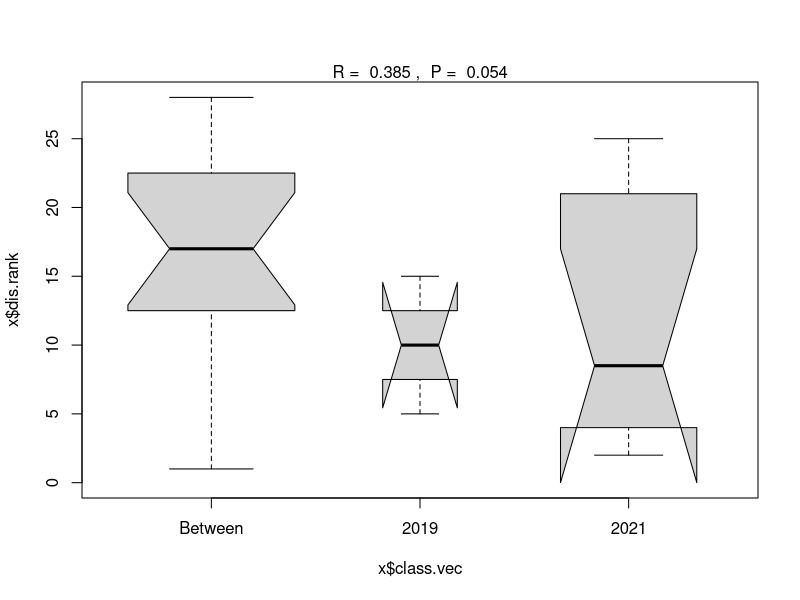
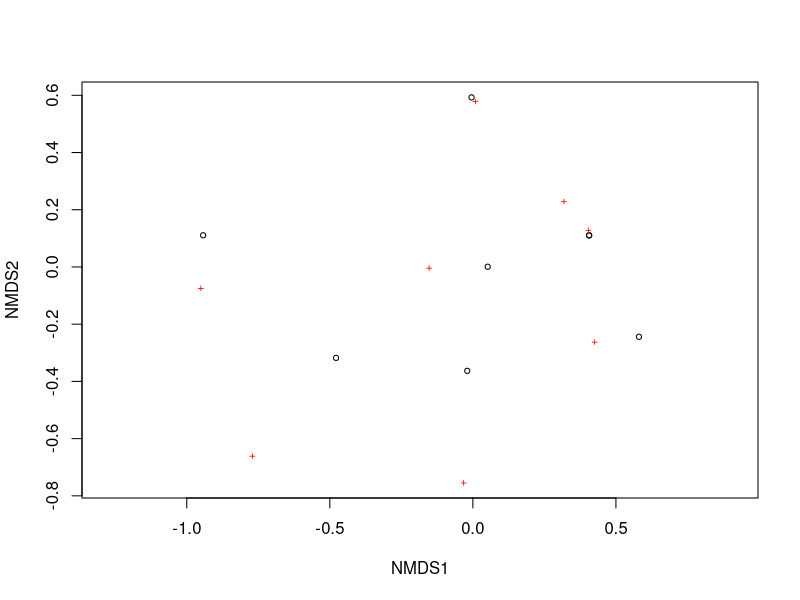
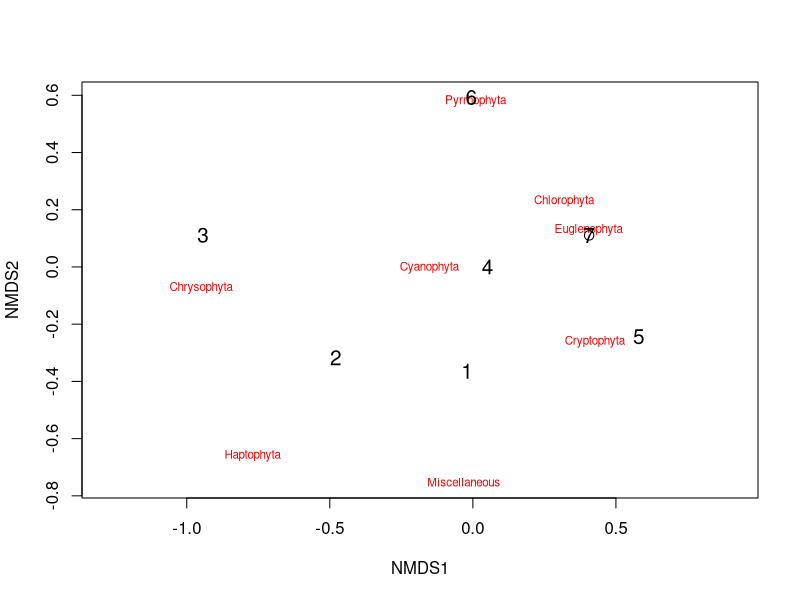
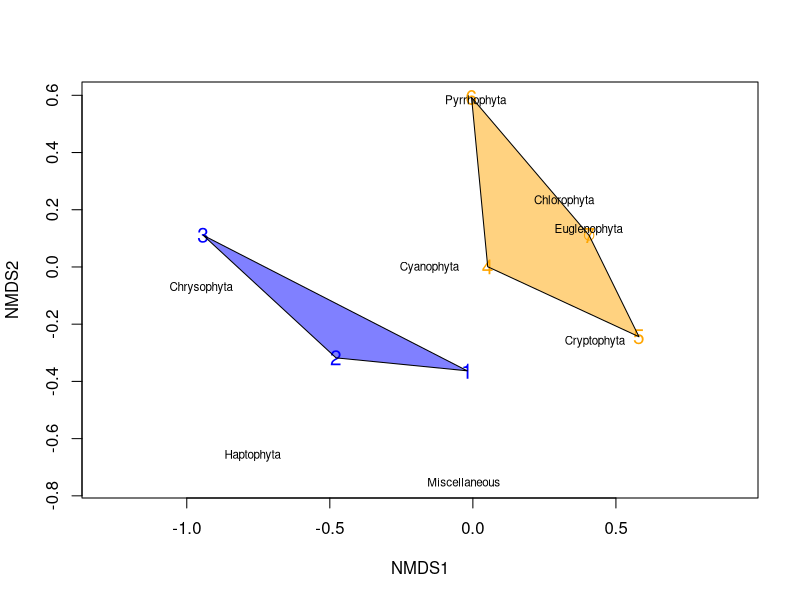
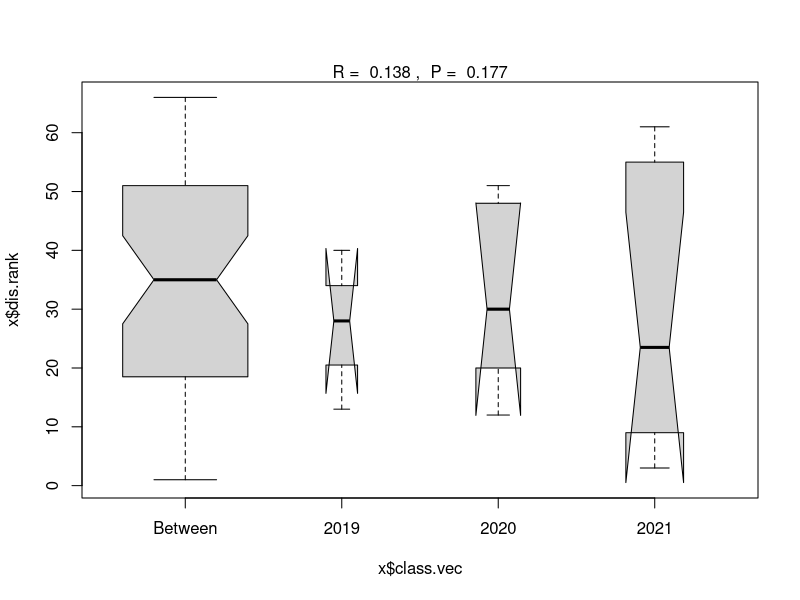
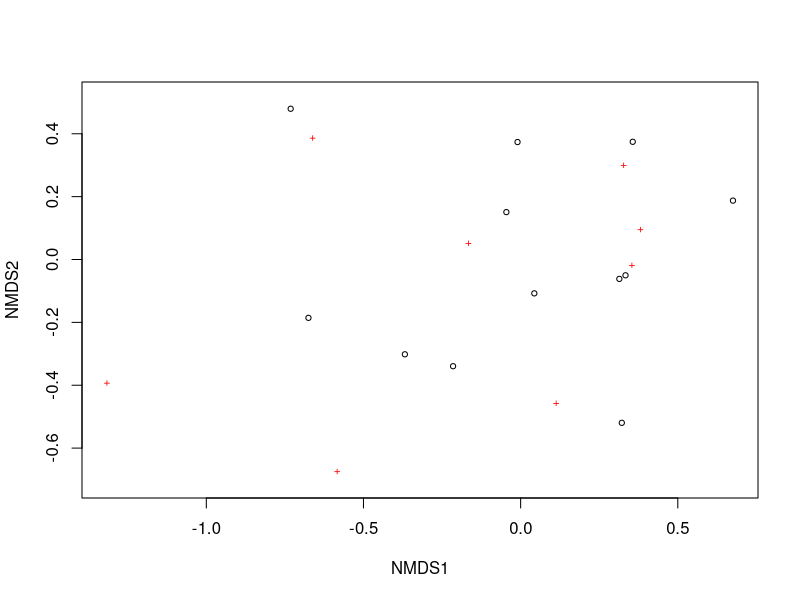
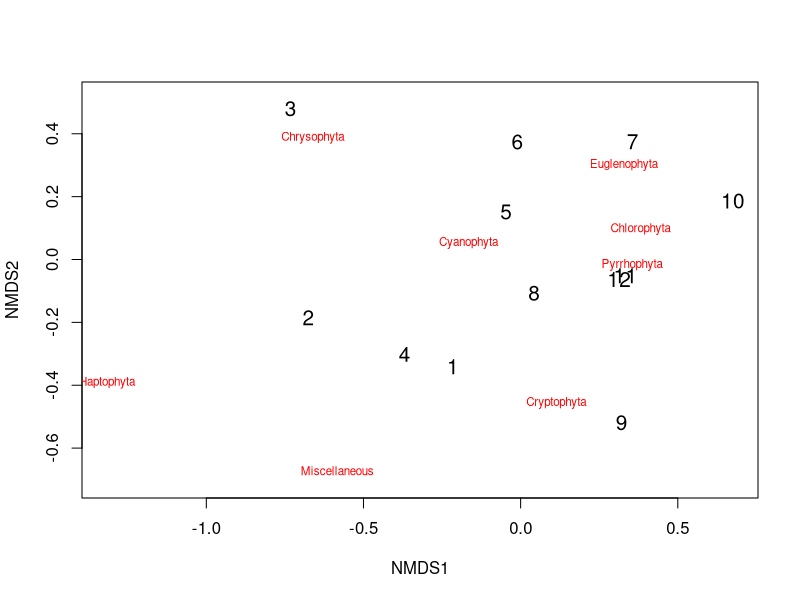
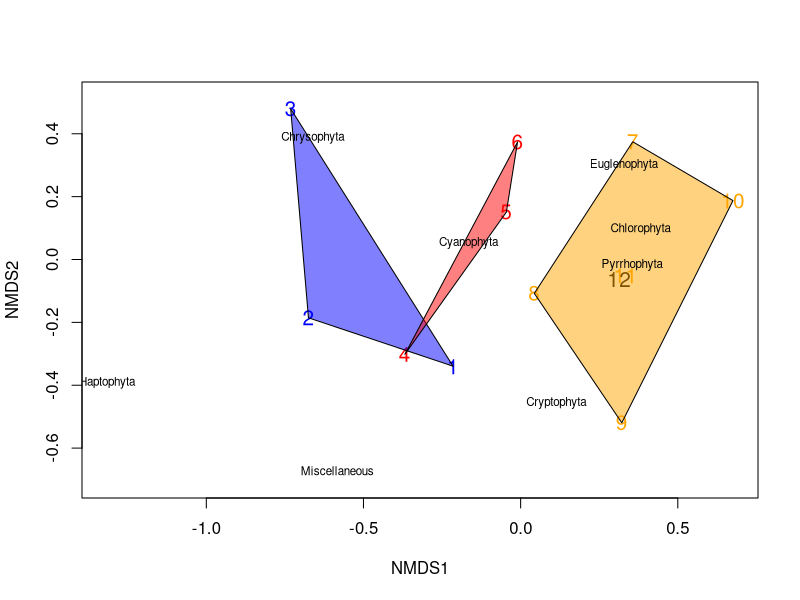

Write R code to recreate these figures, in order. (Note: this script raises an error after producing the figures.)
library(tidyverse)
library(dplyr)
library(lubridate)
library(vegan)

Phytos = read_csv("SSBdata/SSB_manipulation_phyto_ANOSIM.csv")
Phytos$sample_date <- as.Date(Phytos$sample_date, "%m/%d/%Y")
is.Date(Phytos$sample_date)
SSB <- Phytos %>%
  filter(month(Phytos$sample_date)  < 4  | month(Phytos$sample_date) >= 12 ) %>%
  filter(sample_id == "SSB")
SSB <- SSB[!(SSB$sample_date=="2019-03-09"),]

#ANOSIM at DIVISION level for manuscript revisions
#Only significant analysis immediately below)
#2019 vs. 2021 --> Different anosim using a dissimilarity matrix --> SIGNIFICANT pvalue = 0.048 ANOSIM R statistics = 0.3846
#####
#ANOSIM
SSB2 <- SSB %>%
  select(sample_date, division, taxa_count) %>%
  filter(sample_date < '2020-01-01' | sample_date > '2020-12-31') %>%
  group_by(sample_date, division) %>%
  summarise(taxa_count = sum(taxa_count)) %>%
  pivot_wider(names_from = division, values_from = taxa_count, values_fill = 0) %>%
  ungroup() %>% select(-sample_date)

#dataframe with grouping info (sample year and date) to be used in ANOSIM analysis
group.df2 <- SSB %>%
  select(year, sample_date) %>%
  distinct(year, sample_date, .keep_all = TRUE) %>%
  filter(sample_date < '2020-01-01' | sample_date > '2020-12-31') 

p.dist2 <- vegdist(SSB2)
p.ano2 <- with(group.df2, anosim(p.dist2, year))
summary(p.ano2)
plot(p.ano2)

#NMDS attempt overlapping polygons
nmds2 <- metaMDS(SSB2)
nmds2
plot(nmds2)
ordiplot(nmds2, type="n")
orditorp(nmds2,display="species",col="red",air=0.01)
orditorp(nmds2,display="sites",cex=1.25,air=0.01)

treat=c(rep("Reference Year",3), rep("Manipulation Year 2", 5))
colors=c(rep("blue",3), rep("orange",5))
ordiplot(nmds2,type="n")
orditorp(nmds2,display="sites",col=c(rep("blue",3),
                                     rep("orange",5)),air=0.01,cex=1.25)
#Plot convex hulls with colors baesd on treatment
for(i in unique(treat)) {
  ordihull(nmds2$point[grep(i,treat),],draw="polygon",
           groups=treat[treat==i],col=colors[grep(i,treat)],label=F) } 
orditorp(nmds2,display="species",col="black",air=0.01)
#####


#****All other ANOSIMs between all years / some years (using two different methods in the vegan package) were insignificant:
#~~~~~~~~~~~~~~~~~~~~~~~~~~~~~~~~~~~~~~~~~~~~~~~~~~~~~~~~~~~~~~~~~~~~~~~~~~~~~~~
#ANOSIM between All years --> pvalue = 0.1542
#####
#dataframe with grouping info (sample year and date) to be used in ANOSIM analysis
group.df <- SSB %>%
  select(year, sample_date) %>%
  distinct(year, sample_date, .keep_all = TRUE)

#pivoting table to match abundance matrix 
p.pivoted <- SSB %>%
  select(sample_date, division, taxa_count) %>%
  group_by(sample_date, division) %>%
  summarise(taxa_count = sum(taxa_count)) %>%
  pivot_wider(names_from = division, values_from = taxa_count, values_fill = 0) %>%
  ungroup() %>% select(-sample_date)

#converting p.pivoted df into matrix
p.matrix = as.matrix(p.pivoted)
#ANOSIM
ano = anosim(p.matrix, group.df$year, distance = "bray", permutations = 9999)
ano
#####

#ANOSIM between reference year (2019) and second manipulation year (2021) --> pvalue = 0.0529
#####
#pivoting table to match abundance matrix 
SSB2 <- SSB %>%
  select(sample_date, division, taxa_count) %>%
  filter(sample_date < '2020-01-01' | sample_date > '2020-12-31') %>%
  group_by(sample_date, division) %>%
  summarise(taxa_count = sum(taxa_count)) %>%
  pivot_wider(names_from = division, values_from = taxa_count, values_fill = 0) %>%
  ungroup() %>% select(-sample_date)

#dataframe with grouping info (sample year and date) to be used in ANOSIM analysis
group.df2 <- SSB %>%
  select(year, sample_date) %>%
  distinct(year, sample_date, .keep_all = TRUE) %>%
  filter(sample_date < '2020-01-01' | sample_date > '2020-12-31') 

#converting p.pivoted df into matrix
p.matrix2 = as.matrix(SSB2)
#ANOSIM
ano2 = anosim(p.matrix2, group.df2$year, distance = "bray", permutations = 9999)
ano2
#####

#ANOSIM between first manipulation (2020) and second manipulation year (2021) --> pvalue = 0.7586
#####
#pivoting table to match abundance matrix 
SSB3 <- SSB %>%
  select(sample_date, division, taxa_count) %>%
  filter(sample_date > '2019-12-31') %>%
  group_by(sample_date, division) %>%
  summarise(taxa_count = sum(taxa_count)) %>%
  pivot_wider(names_from = division, values_from = taxa_count, values_fill = 0) %>%
  ungroup() %>% select(-sample_date)

#dataframe with grouping info (sample year and date) to be used in ANOSIM analysis
group.df3 <- SSB %>%
  select(year, sample_date) %>%
  distinct(year, sample_date, .keep_all = TRUE) %>%
  filter(sample_date > '2019-12-31') 

#converting p.pivoted df into matrix
p.matrix3 = as.matrix(SSB3)
#ANOSIM
ano3 = anosim(p.matrix3, group.df3$year, distance = "bray", permutations = 9999)
ano3
#####


#ANOSIM between reference year (2019) and first manipulation (2020) --> NOT SIGNIFICANT pvalue = 0.1714
#####
#dataframe with grouping info (sample year and date) to be used in ANOSIM analysis
SSB4 <- SSB %>%
  select(sample_date, division, taxa_count) %>%
  filter(sample_date < '2021-01-01') %>%
  group_by(sample_date, division) %>%
  summarise(taxa_count = sum(taxa_count)) %>%
  pivot_wider(names_from = division, values_from = taxa_count, values_fill = 0) %>%
  ungroup() %>% select(-sample_date)

#dataframe with grouping info (sample year and date) to be used in ANOSIM analysis
group.df4 <- SSB %>%
  select(year, sample_date) %>%
  distinct(year, sample_date, .keep_all = TRUE) %>%
  filter(sample_date < '2021-01-01') 

#converting p.pivoted df into matrix
p.matrix4 = as.matrix(SSB4)
#ANOSIM
ano4 = anosim(p.matrix4, group.df4$year, distance = "bray", permutations = 9999)
ano4
#####

#~~~~~~~~~~~~~~~~~~~~

#ANOSIM a different way:
#ALL YEARS Different anosim using a dissimilarity matrix--> NOT SIGNIFICANT (p = 0.159)
#####
p.dist <- vegdist(p.pivoted)
p.ano <- with(group.df, anosim(p.dist, year))
summary(p.ano)
plot(p.ano)

#NMDS attempt(?) overlapping polygons
nmds <- metaMDS(p.pivoted)
nmds
plot(nmds)
ordiplot(nmds, type="n")
orditorp(nmds,display="species",col="red",air=0.01)
orditorp(nmds,display="sites",cex=1.25,air=0.01)

treat=c(rep("Reference Year",3),rep("Manipulation Year 1",3), rep("Manipulation Year 2", 5))
colors=c(rep("blue",3),rep("red",3), rep("orange",5))
ordiplot(nmds,type="n")
orditorp(nmds,display="sites",col=c(rep("blue",3),
                                    rep("red",3), rep("orange",5)),air=0.01,cex=1.25)
#Plot convex hulls with colors baesd on treatment
for(i in unique(treat)) {
  ordihull(nmds$point[grep(i,treat),],draw="polygon",
           groups=treat[treat==i],col=colors[grep(i,treat)],label=F) } 
orditorp(nmds,display="species",col="black",air=0.01)
#####

#ANOSIM a different way:
#2020 va 2021 Different anosim using a dissimilarity matrix --> NON SIGNIFICANT pvalue = 0.783
#####
p.dist3 <- vegdist(SSB3)
p.ano3 <- with(group.df3, anosim(p.dist3, year))
summary(p.ano3)
plot(p.ano3)
#NMDS attempt(?) overlapping polygons
nmds3 <- metaMDS(SSB3)
nmds3
plot(nmds3)
ordiplot(nmds3, type="n")
orditorp(nmds3,display="species",col="red",air=0.01)
orditorp(nmds3,display="sites",cex=1.25,air=0.01)

treat=c(rep("Manipulation Year 1",3), rep("Manipulation Year 2", 5))
colors=c(rep("red",3), rep("orange",5))
ordiplot(nmds3,type="n")
orditorp(nmds3,display="sites",col=c(rep("red",3),
                                     rep("orange",5)),air=0.01,cex=1.25)
#Plot convex hulls with colors baesd on treatment
for(i in unique(treat)) {
  ordihull(nmds3$point[grep(i,treat),],draw="polygon",
           groups=treat[treat==i],col=colors[grep(i,treat)],label=F) } 
orditorp(nmds3,display="species",col="black",air=0.01)
#####

#ANOSIM a different way:
#2019 va 2020 Different anosim using a dissimilarity matrix --> NON SIGNIFICANT pvalue = 0.166
#####
p.dist4 <- vegdist(SSB4)
p.ano4 <- with(group.df4, anosim(p.dist4, year))
summary(p.ano4)
plot(p.ano4)
#NMDS attempt(?) overlapping polygons
nmds4 <- metaMDS(SSB4)
nmds4
plot(nmds4)
ordiplot(nmds4, type="n")
orditorp(nmds4,display="species",col="red",air=0.01)
orditorp(nmds4,display="sites",cex=1.25,air=0.01)

treat=c(rep("Manipulation Year 1",3), rep("Manipulation Year 1", 5))
colors=c(rep("blue",3), rep("red",5))
ordiplot(nmds4,type="n")
orditorp(nmds4,display="sites",col=c(rep("blue",3),
                                     rep("red",5)),air=0.01,cex=1.25)
#Plot convex hulls with colors baesd on treatment
for(i in unique(treat)) {
  ordihull(nmds4$point[grep(i,treat),],draw="polygon",
           groups=treat[treat==i],col=colors[grep(i,treat)],label=F) } 
orditorp(nmds4,display="species",col="black",air=0.01)
#####







#~~~~~~~~~~~~~~~~~~~~~~~~~~~~~~~~~~~~~~~~~~~~~~~~~~~~~~~~~~~~~~~~~~~~~~~~~~~~~~~~~~~~~~
#ALL YEARS
#####
#ANOSIM method A
  #ALL years, R = 0.7693, pvalue = 1e-04
  group.df <- SSB %>%
    select(year, sample_date) %>%
    distinct(year, sample_date, .keep_all = TRUE)
  #pivoting table to match abundance matrix 
  p.pivoted <- SSB %>%
    select(sample_date, taxa_id, taxa_count) %>%
    group_by(sample_date, taxa_id) %>%
    summarise(taxa_count = sum(taxa_count))  %>%
    pivot_wider(names_from = taxa_id, values_from = taxa_count, values_fill = 0) %>%
    ungroup() %>% select(-sample_date)
  #converting p.pivoted df into matrix
  p.matrix = as.matrix(p.pivoted)
  #ANOSIM
  ano = anosim(p.matrix, group.df$year, distance = "bray", permutations = 9999)
  ano
#ANOSIM method B 
  #ALL years, R = 0.7693, pvalue = 0.001
  p.dist <- vegdist(p.pivoted)
  p.ano <- with(group.df, anosim(p.dist, year))
  summary(p.ano)
  plot(p.ano)
#                          Call:
#                            anosim(x = p.dist, grouping = year) 
#                         Dissimilarity: bray 
#                          
#                          ANOSIM statistic R: 0.7693 
#                          Significance: 0.001 
#                          
#                          Permutation: free
#                          Number of permutations: 999
#                          
#                          Upper quantiles of permutations (null model):
#                            90%   95% 97.5%   99% 
#                            0.216 0.304 0.404 0.508 
#                          
#                          Dissimilarity ranks between and within classes:
#                                 0%     25%    50%    75%  100%  N
#                         Between  1    30.00   43.0  54.5   66   47
#                          2019    3    8.00    13.0  15.5   18   3
#                          2020   4      5.75    13.5  20.5   23   6
#                          2021   2     11.25    15.5  27.5   32   10
  
  #NMDS attempt(?) overlapping polygons
  nmds <- metaMDS(p.pivoted)
  nmds
  plot(nmds)
  ordiplot(nmds, type="n")
  orditorp(nmds,display="species",col="red",air=0.01)
  orditorp(nmds,display="sites",cex=1.25,air=0.01)
  
  treat=c(rep("Reference Year",3),rep("Manipulation Year 1",3), rep("Manipulation Year 2", 5))
  colors=c(rep("blue",3),rep("red",3), rep("orange",5))
  ordiplot(nmds,type="n")
  orditorp(nmds,display="sites",col=c(rep("blue",3),
                                      rep("red",3), rep("orange",5)),air=0.01,cex=1.25)
  #Plot convex hulls with colors baesd on treatment
  for(i in unique(treat)) {
    ordihull(nmds$point[grep(i,treat),],draw="polygon",
             groups=treat[treat==i],col=colors[grep(i,treat)],label=F) } 
  orditorp(nmds,display="species",col="black",air=0.01)
#####

#2019 and 2021
#####
  #ANOSIM method A
  #Refernce and Manipulation 2, R = 1 (?), pvalue = 0.017
  SSB2 <- SSB %>%
    select(sample_date, taxa_id, taxa_count) %>%
    filter(sample_date < '2020-01-01' | sample_date > '2020-12-31') %>%
    group_by(sample_date, taxa_id) %>%
    summarise(taxa_count = sum(taxa_count)) %>%
    pivot_wider(names_from = taxa_id, values_from = taxa_count, values_fill = 0) %>%
    ungroup() %>% select(-sample_date)
  #dataframe with grouping info (sample year and date) to be used in ANOSIM analysis
  group.df2 <- SSB %>%
    select(year, sample_date) %>%
    distinct(year, sample_date, .keep_all = TRUE) %>%
    filter(sample_date < '2020-01-01' | sample_date > '2020-12-31') 
  #converting p.pivoted df into matrix
  p.matrix2 = as.matrix(SSB2)
  #ANOSIM
  ano2 = anosim(p.matrix2, group.df2$year, distance = "bray", permutations = 9999)
  ano2
  
  #ANOSIM method B 
  #ALL years, R = 1 (?), pvalue = 0.016
  p.dist2 <- vegdist(SSB2)
  p.ano2 <- with(group.df2, anosim(p.dist2, year))
  summary(p.ano2)
  plot(p.ano2)
  
  #NMDS attempt overlapping polygons
  nmds2 <- metaMDS(SSB2)
  nmds2
  plot(nmds2)
  ordiplot(nmds2, type="n")
  orditorp(nmds2,display="species",col="red",air=0.01)
  orditorp(nmds2,display="sites",cex=1.25,air=0.01)
  
  treat=c(rep("Reference Year",3), rep("Manipulation Year 2", 5))
  colors=c(rep("blue",3), rep("orange",5))
  ordiplot(nmds2,type="n")
  orditorp(nmds2,display="sites",col=c(rep("blue",3),
                                       rep("orange",5)),air=0.01,cex=1.25)
  #Plot convex hulls with colors baesd on treatment
  for(i in unique(treat)) {
    ordihull(nmds2$point[grep(i,treat),],draw="polygon",
             groups=treat[treat==i],col=colors[grep(i,treat)],label=F) } 
  orditorp(nmds2,display="species",col="black",air=0.01)
  #####

  
#2020 and 2021
#####
  #ANOSIM method A
  #Refernce and Manipulation 2, R = 0.9937, pvalue = 0.0084
  
  SSB3 <- SSB %>%
    select(sample_date, taxa_id, taxa_count) %>%
    filter(sample_date > '2019-12-31') %>%
    group_by(sample_date, taxa_id) %>%
    summarise(taxa_count = sum(taxa_count)) %>%
    pivot_wider(names_from = taxa_id, values_from = taxa_count, values_fill = 0) %>%
    ungroup() %>% select(-sample_date)
  #dataframe with grouping info (sample year and date) to be used in ANOSIM analysis
  group.df3 <- SSB %>%
    select(year, sample_date) %>%
    distinct(year, sample_date, .keep_all = TRUE) %>%
    filter(sample_date > '2019-12-31') 
  #converting p.pivoted df into matrix
  p.matrix3 = as.matrix(SSB3)
  #ANOSIM
  ano3 = anosim(p.matrix3, group.df3$year, distance = "bray", permutations = 9999)
  ano3
  
  #ANOSIM method B 
  #ALL years, R = 0.9937, pvalue = 0.01
  p.dist3 <- vegdist(SSB3)
  p.ano3 <- with(group.df3, anosim(p.dist3, year))
  summary(p.ano3)
  plot(p.ano3)
  #####

  
#2020 and 2021
#####
  #ANOSIM method A
  #Refernce and Manipulation 2, R = 0.3333, pvalue = 0.1429
  SSB4 <- SSB %>%
    select(sample_date, taxa_id, taxa_count) %>%
    filter(sample_date < '2021-01-01') %>%
    group_by(sample_date, taxa_id) %>%
    summarise(taxa_count = sum(taxa_count)) %>%
    pivot_wider(names_from = taxa_id, values_from = taxa_count, values_fill = 0) %>%
    ungroup() %>% select(-sample_date)
  #dataframe with grouping info (sample year and date) to be used in ANOSIM analysis
  group.df4 <- SSB %>%
    select(year, sample_date) %>%
    distinct(year, sample_date, .keep_all = TRUE) %>%
    filter(sample_date < '2021-01-01') 
  #converting p.pivoted df into matrix
  p.matrix4 = as.matrix(SSB4)
  #ANOSIM
  ano4 = anosim(p.matrix4, group.df4$year, distance = "bray", permutations = 9999)
  ano4
  
  #ANOSIM method B 
  #ALL years, R = 0.3333, pvalue = 0.135
  p.dist4 <- vegdist(SSB4)
  p.ano4 <- with(group.df4, anosim(p.dist4, year))
  summary(p.ano4)
  plot(p.ano4)


